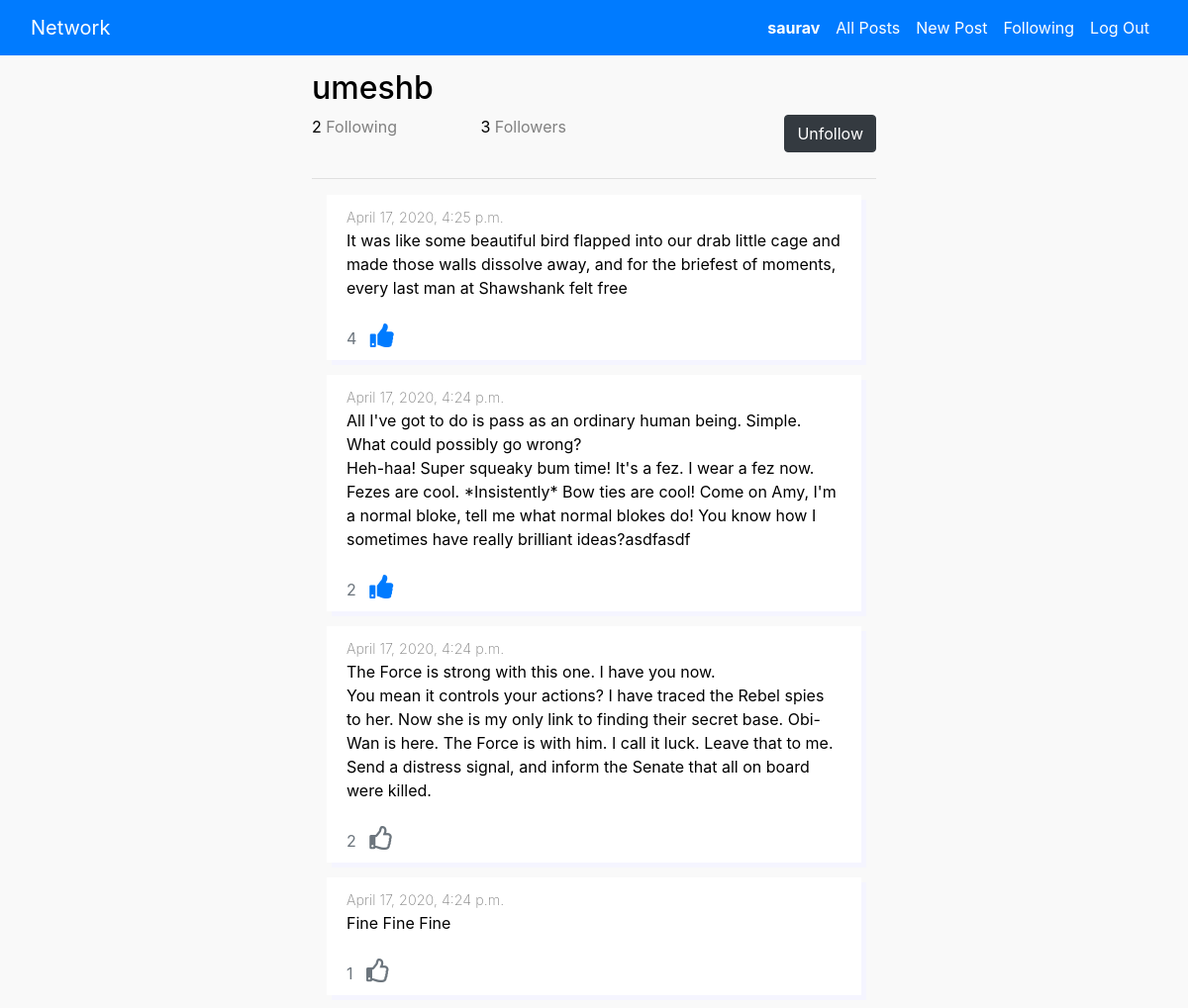
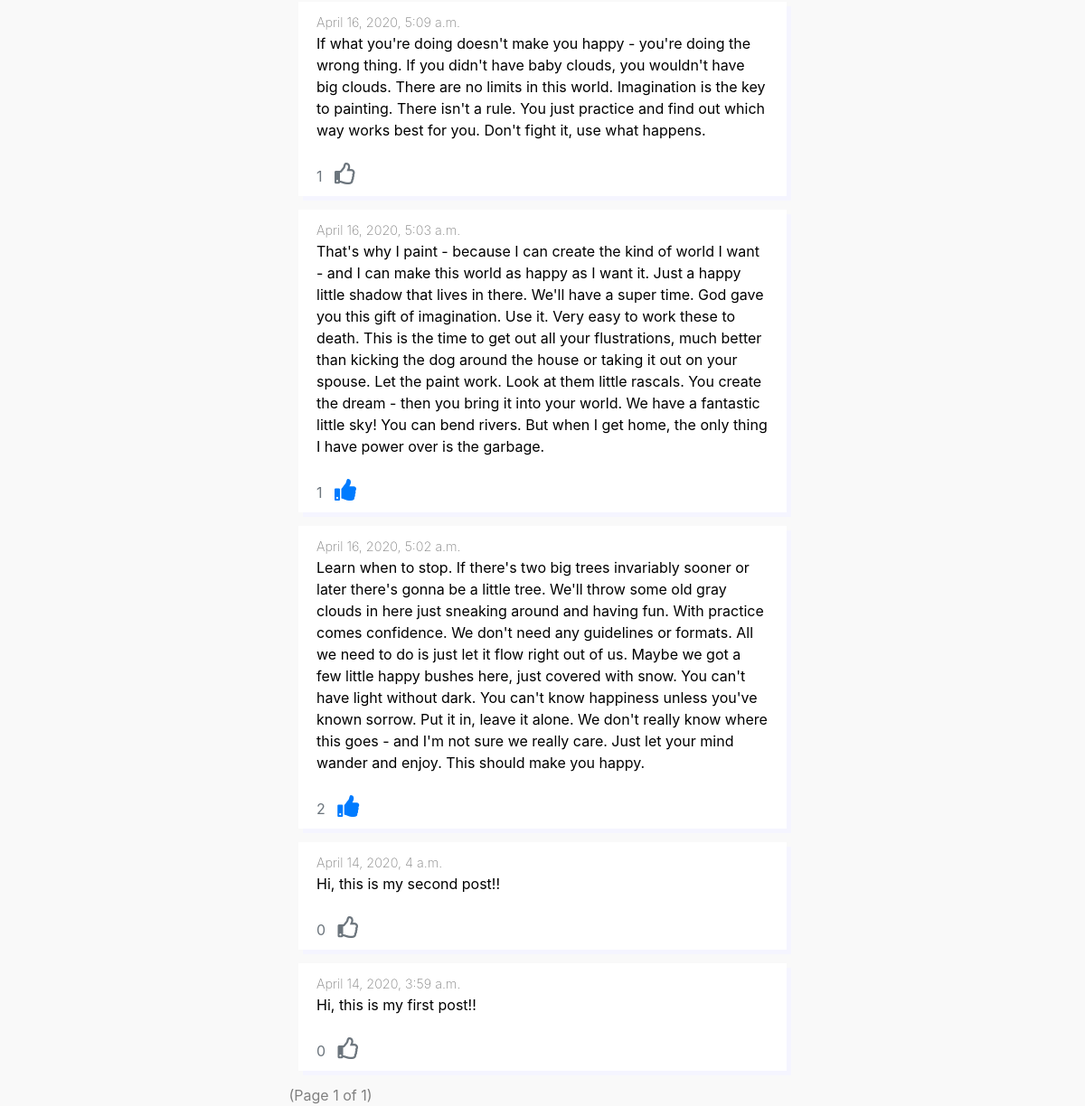
Page /user_info/2 (signed in) on the committed database (2 pictures, top to bottom).
### network/models.py (models this page shows, shortened)
class User(AbstractUser):
    dob = models.DateField(blank=False)

class Post(models.Model):
    text = models.TextField(blank=False)
    user = models.ForeignKey(User, on_delete=models.CASCADE)
    created_at = models.DateTimeField(auto_now_add=True)
    class Meta:
        ordering = ('-created_at',)

### network/views.py (the view)
# urls.py: path("user_info/<int:user_id>", views.user_info, name="user_info"),
@login_required
def user_info(request, user_id):
    target_user = User.objects.get(pk=user_id)
    following_count = target_user.following.count()
    followers_count = target_user.followers.count()
    posts = Post.objects.filter(user=target_user)
    post_data = list()
    for post in posts:
        likes = Likes.objects.filter(post=post).count()
        already_liked = Likes.objects.filter(
            post=post,
            user=request.user
        )
        react = 'Unlike' if already_liked else 'Like'
        post_data.append({
            'post_id': post.id,
            'post_text': post.text,
            'posted_at': post.created_at,
            'likes_count': likes,
            'react': react
        })
    page_number = request.GET.get('page', 1)
    paginator = Paginator(post_data, MAX_ITEMS_PER_PAGE)
    posts = paginator.get_page(page_number)
    """
    If target user is not session user,
    find out if this session session has followed this target user,
    if no, should be allowed to follow else should be allowed to unfollow

    Also, if target user is not the session user, don't allow post edit
    """
    action = None
    allow_edit = True
    if not target_user == request.user:
        allow_edit = False
        try:
            followed = UserFollowing.objects.get(
                user_id=request.user.id, following_user_id=user_id)
            action = 'Unfollow'
        except UserFollowing.DoesNotExist:
            action = 'Follow'
    params = {
        'target_user': target_user,
        'following_count': following_count,
        'followers_count': followers_count,
        'posts': posts,
        'action': action,
        'allow_edit': allow_edit
    }
    return render(request, "network/user_info.html", params)

### network/templates/network/user_info.html (shortened to what this page needs)
{% extends "network/layout.html" %}
{% load static %}
{% block body %}
    <div class="container col-md-6 col-md-offset-3 centered-form center-block background" onclick="clickHandler(event)">
        <h2>{{target_user}}</h2>
        {% if action %}
            {% if action == "Follow" %}
                <button type="button" class="btn btn-outline-primary" id="follow"  data-userid="{{ target_user.id }}" data-buttonWork="follow" >{{action}}</button>
            {% else %}
                <button type="button" class="btn btn-dark" id="follow" data-userid="{{ target_user.id }}" data-buttonWork="unfollow">{{action}}</button>
            {%  endif %}
        {% endif %}
        <span>{{following_count}}</span>
        <span style="color: gray; margin-right: 80px;">Following </span>
        <span id="{{ target_user.id }}">{{followers_count}}</span>
        <span style="color: gray;">Followers </span>
        <br><br>
        <hr>
        {% for post in posts %}
            <div class="row">
                <div class="panel">
                    <div class="toprow">
                        <span class="post-date">
                             {{post.posted_at}}
                        </span>
                    </div>
                    <div class="post-text">
                        <span style="white-space: pre-line">{{post.post_text}}</span>
                    </div>
                    <br>
                    <span class="likes">
                        <span id="{{ post.post_id }}" class="text-secondary"> {{post.likes_count}} </span> &nbsp;
                        {% if post.react == "Unlike" %}
                            <i class="fa fa-thumbs-up text-primary" data-buttonid="{{ post.post_id }}" data-buttonWork="unlike"></i>
                        {% else %}
                            <i class="far fa-thumbs-up text-secondary" data-buttonid="{{ post.post_id }}" data-buttonWork="like"></i>
                        {% endif %}
                    </span>
                </div>
            </div>
        {% endfor %}
        {% if posts.number %}
            <ul class="pagination centered block">
                <span class="current" style="color: gray;">
                    &nbsp;(Page {{ posts.number }} of {{ posts.paginator.num_pages }})&nbsp;
                </span>
            </ul>
        {% endif %}
        </div>
    </div>
{% endblock %}

### network/templates/network/layout.html (shortened to what this page needs)
{% load static %}
<!DOCTYPE html>
<html lang="en">
    <head>
        <link rel="stylesheet" href="https://stackpath.bootstrapcdn.com/bootstrap/4.4.1/css/bootstrap.min.css">
        <link href="{% static 'network/styles.css' %}" rel="stylesheet">
        <link href="https://cdnjs.cloudflare.com/ajax/libs/font-awesome/5.13.0/css/all.min.css" rel="stylesheet">
    </head>
    <body >
        <nav class="navbar navbar-expand-lg fixed-top bg-primary" role="navigation">
            <div class="container-fluid">
                <div class="navbar-header">
                    <a class="navbar-brand mr-lg-auto" href="#">Network</a>
                </div>
                <ul class="navbar-nav ml-auto" id="navbarToggleExternalContent">
                    {% if user.is_authenticated %}
                        <li class="nav-item">
                            <a class="nav-link" href="{% url 'user_info' user_id=user.id%}"><strong>{{ user.username }}</strong></a>
                        </li>
                        <li class="nav-item">
                            <a class="nav-link" href="{% url 'index' %}">All Posts</a>
                        </li>
                        <li class="nav-item">
                            <a class="nav-link" href="{% url 'create_post' %}">New Post</a>
                        </li>
                        <li class="nav-item">
                            <a class="nav-link" href="{% url 'following_posts' %}">Following</a>
                        </li>
                        <li class="nav-item">
                            <a class="nav-link" href="{% url 'logout' %}">Log Out</a>
                        </li>
                    {% endif %}
                </ul>
            </div>
        </nav>
        <div class="body">
            {% block body %}
            {% endblock %}
    </body>
</html>

### network/static/network/styles.css (style rules this page uses)
.body { margin-top: 70px; width: auto; }
body { background-color: #f9f9f9; color: black; }
.row { border: none; box-shadow: 5px 5px rgb(245, 245, 255); margin: 15px; padding-left: 20px; padding-top: 10px; padding-right: 20px; padding-bottom: 10px; opacity: 100; background-color: white; position: relative; }
.post-date { color: gray; font-size: 0.9em; font-weight: 200; }
.navbar-brand, .nav-link { color: white; }
.fa-thumbs-up { font-size: 1.5em; cursor: pointer; margin-right: 40px; }
#follow { float: right; }
.pagination { margin-top: 30px; margin-bottom: 50px; margin: auto; }

### rows in the picture
User: username "saurav"
User: username "umeshb"
Post: posted_at "April 17, 2020, 4:25 p.m.", post_text "It was like some beautiful bird flapped into our drab little cage and made those walls dissolve away, and for the briefest of moments, every last man at Shawshank felt free"
Post: posted_at "April 17, 2020, 4:24 p.m.", post_text "All I've got to do is pass as an ordinary human being. Simple. What could possibly go wrong? Heh-haa! Super squeaky bum time! It's a fez. I wear a fez now. Fezes are cool. *Insistently* Bow ties are cool! Come on Amy, I'm a normal bloke, tell me what normal blokes do! You know how I sometimes have really brilliant ideas?asdfasdf"
Post: posted_at "April 17, 2020, 4:24 p.m.", post_text "The Force is strong with this one. I have you now. You mean it controls your actions? I have traced the Rebel spies to her. Now she is my only link to finding their secret base. Obi-Wan is here. The Force is with him. I call it luck. Leave that to me. Send a distress signal, and inform the Senate that all on board were killed."
Post: posted_at "April 17, 2020, 4:24 p.m.", post_text "Fine Fine Fine"
Post: posted_at "April 16, 2020, 5:09 a.m.", post_text "If what you're doing doesn't make you happy - you're doing the wrong thing. If you didn't have baby clouds, you wouldn't have big clouds. There are no limits in this world. Imagination is the key to painting. There isn't a rule. You just practice and find out which way works best for you. Don't fight it, use what happens."
Post: posted_at "April 16, 2020, 5:03 a.m.", post_text "That's why I paint - because I can create the kind of world I want - and I can make this world as happy as I want it. Just a happy little shadow that lives in there. We'll have a super time. God gave you this gift of imagination. Use it. Very easy to work these to death. This is the time to get out all your flustrations, much better than kicking the dog around the house or taking it out on your spouse. Let the paint work. Look at them little rascals. You create the dream - then you bring it into your world. We have a fantastic little sky! You can bend rivers. But when I get home, the only thing I have power over is the garbage."
Post: posted_at "April 16, 2020, 5:02 a.m.", post_text "Learn when to stop. If there's two big trees invariably sooner or later there's gonna be a little tree. We'll throw some old gray clouds in here just sneaking around and having fun. With practice comes confidence. We don't need any guidelines or formats. All we need to do is just let it flow right out of us. Maybe we got a few little happy bushes here, just covered with snow. You can't have light without dark. You can't know happiness unless you've known sorrow. Put it in, leave it alone. We don't really know where this goes - and I'm not sure we really care. Just let your mind wander and enjoy. This should make you happy."
Post: posted_at "April 14, 2020, 4 a.m.", post_text "Hi, this is my second post!!"
Post: posted_at "April 14, 2020, 3:59 a.m.", post_text "Hi, this is my first post!!"

### other values in the picture
{{ action }} "Unfollow"
{{ following_count }} "2"
{{ followers_count }} "3"
{{ post.likes_count }} "4" "2" "2" "1" "1" "1" "2" "0" "0"
{{ posts.number }} "1"
{{ posts.paginator.num_pages }} "1"
